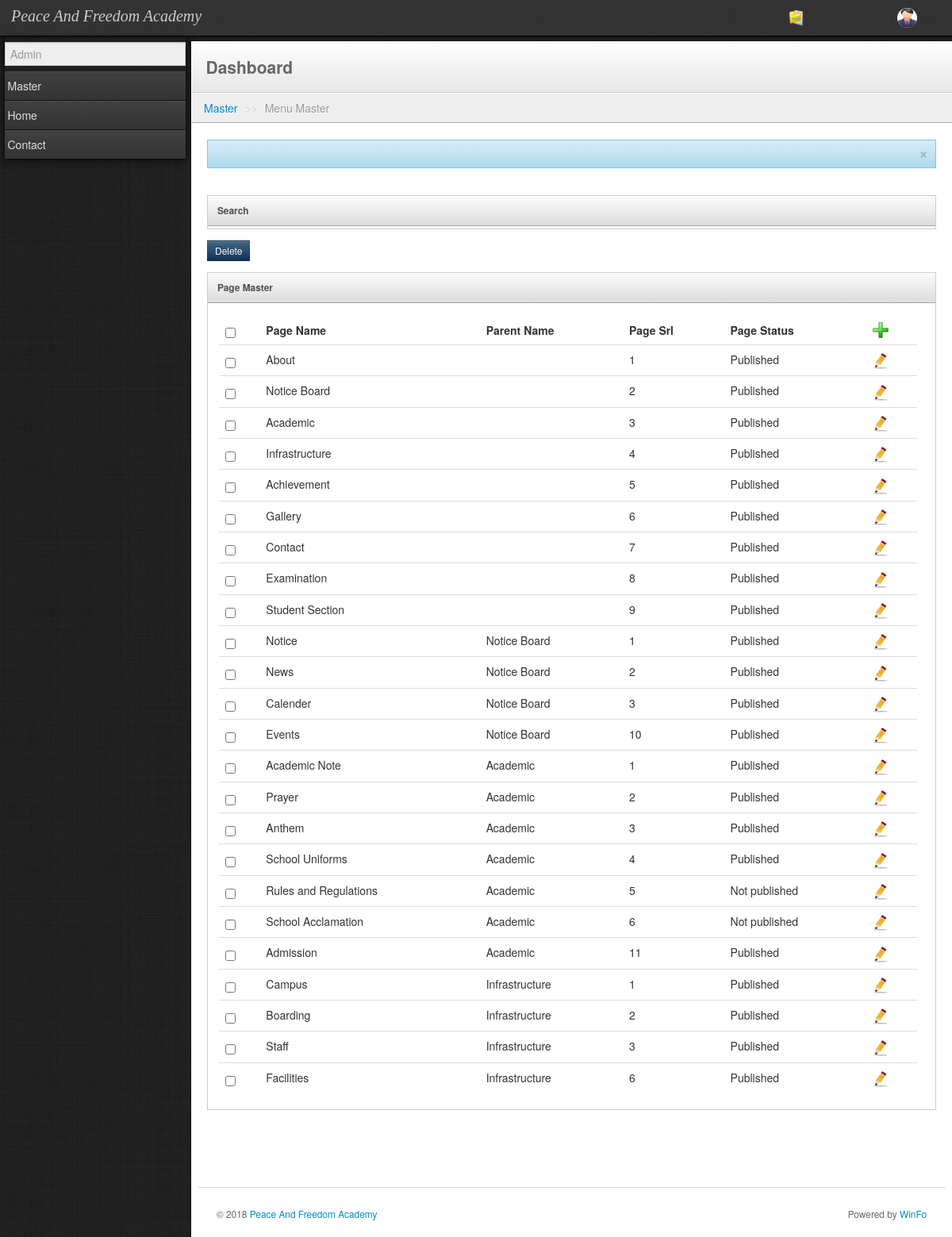
/admin-panel/page-master.php (signed in), run on the app's committed database.
### tables this page shows
CREATE TABLE `menu_master` (
  `mid` int(4) NOT NULL AUTO_INCREMENT,
  `parent_id` int(4) DEFAULT NULL,
  `sub_id` int(5) NOT NULL,
  `murl` varchar(50) DEFAULT NULL,
  `title` varchar(50) DEFAULT NULL,
  `srl` int(4) DEFAULT NULL,
  `mbody` varchar(50) DEFAULT NULL,
  `img_nm` varchar(30) DEFAULT NULL,
  `show_tag` varchar(1) NOT NULL DEFAULT 'T',
  PRIMARY KEY (`mid`)
);

CREATE TABLE `page_master` (
  `page_id` int(5) NOT NULL AUTO_INCREMENT,
  `page_name` varchar(50) NOT NULL,
  `page_link` varchar(50) DEFAULT NULL,
  `parent_id` int(5) NOT NULL,
  `page_content` text NOT NULL,
  `page_photo` text,
  `srl` int(5) DEFAULT NULL,
  `show_tag` varchar(1) NOT NULL DEFAULT 'T',
  PRIMARY KEY (`page_id`)
);

### admin-panel/inc/operator_class.php (called while the page is built, shortened)
<?php
class Session
{
    var $SessionName='Default';
    function Get($Setting,$Default='')
    {
        if(isset($_SESSION[$this->SessionName][$Setting]) && !empty($_SESSION[$this->SessionName][$Setting]))
            return $_SESSION[$this->SessionName][$Setting];
        else
            return $Default;
    }
}
?>

### admin-panel/page-master.php (the view, shortened to what this page needs)
<?php
include('./header.php');
?>
<?php
include('./side-bar.php');
?>
<?php
include('./header-bottom.php');
?>
<?php
$name = isset($_POST['name']) ? $_POST['name'] : '';
$sub = isset($_POST['sub']) ? $_POST['sub'] : '';
?>
        <div class="container-fluid">
            <div class="row-fluid">
<div class="row-fluid">
    <div class="alert alert-info">
        <button type="button" class="close" data-dismiss="alert">×</button>
       <div id="sub"><?php echo $sub; ?></div>
    </div>
</div>
         <form name="form1" method="post" enctype="multipart/form-data" onSubmit="return validate()">
<div class="row-fluid">
<div class="block span12">
      <a href="#page-stats1" class="block-heading" data-toggle="collapse">Search</a>
        <div id="page-stats1" class="block-body collapse out">
        </div>
    </div>
</div>
<input type="submit" name="delete" id="delete" value="Delete"  class="btn btn-primary btn-small" />
<div class="row-fluid">
<div class="block span16">
        <p class="block-heading">Page Master </p>
        <div class="block-body">
     <div class="CSSTableGenerator" style="width:99%; -moz-width:500%;">
           <table class="table" id="tab1">
              <thead>
                <tr>
                  <th><input type="checkbox" name="checkAll" id="checkAll" /></th>
                  <th>Page Name</th>
                  <th>Parent Name</th>
                  <th>Page Srl</th>
                  <th>Page Status</th>
                  <th><a href="./page-insert.php"><img src="images/add.png" style="height:20px; "/></a></th>
                </tr>
              </thead>
              <tbody>
            <?php
             $sql=" select page_id,page_name,parent_id,page_content,srl,show_tag ";
             $sql.=" from page_master ";
             $sql.="order by parent_id,srl ";
               $sth = $conn->prepare($sql);
               $sth->bindParam(':name', $name);
               $sth->execute();
               $row = $sth->fetchAll();
               foreach ($row as $key => $value)
               {
                $page_id=$value['page_id'];
                $page_name=$value['page_name'];
                $parent_id=$value['parent_id'];
                $show_tag=$value['show_tag'];
                $srl=$value['srl'];
             ?>
                <tr>
                <td><input type="checkbox" name="check[]" id="check" value="<?php echo $page_id; ?>"/></td>
                  <td><?php echo $page_name; ?></td>
                  <td><?php
              if($parent_id>0)
                 {
                  $sqlc=" select page_name ";
                  $sqlc.=" from page_master ";
                  $sqlc.="where page_id=:parent_id ";
                  $sthc = $conn->prepare($sqlc);
                  $sthc->bindParam(':parent_id', $parent_id);
                  $sthc->execute();
                  $rowc = $sthc->fetch();
                  $c_page_name=$rowc['page_name'];
                  echo $c_page_name;
             }
    ?>
        </td>
        <td><?php  echo $srl; ?></td>
        <td>
          <?php
           if($show_tag=='T'){
            $show_tag='Published';
           }else{
             $show_tag='Not published';
           }
            echo $show_tag; ?>
        </td>
                  <td><a href="page-edit.php?hr_id=<?php echo $page_id; ?>"><img src="images/edit.png" style="height:20px;" /></a></td>
                </tr>
         <?php
    }
    ?>
              </tbody>
            </table>
            </div>
        </div>
    </div>
</div>
         </form>
<?php
include('./footer.php');
?>

### admin-panel/side-bar.php (shortened to what this page needs)
<div class="sidebar-nav">
        <form class="search form-inline">
            <input type="text" name="search" id="search" placeholder="<?php echo $ses_user_nm; ?>" readonly="readonly" >
        </form>
        <?php
        $sql="select * from menu_master ";
        $sql.="where parent_id='0' and show_tag='T' ";
        $sql.="order by srl";
        $sth = $conn->prepare($sql);
        $sth->execute();
        $row = $sth->fetchAll();
        foreach ($row as $key => $value)
        {
              $mbody=$value['mbody'];
              $murl=$value['murl'];
              $mid1=$value['mid'];
        ?>
       <?php
        $sqlc ="select count(mid) as cnt from menu_master ";
        $sqlc.="where parent_id=:mid1 and show_tag='T' ";
        $sthc = $conn->prepare($sqlc);
        $sthc->bindParam(':mid1', $mid1);
        $sthc->execute();
        $rowc = $sthc->fetchAll();
        foreach ($rowc as $keyc => $valuec)
        {
        $cnt=$valuec['cnt'];
        }
        if($cnt>=1){
          $murl1="#$mbody-menu";
        }
        else{
            $murl1="./$murl";
        }
        ?>
 <a href="<?php echo $murl1; ?>" class="nav-header" <?php if($cnt>=1){?>data-toggle="collapse"<?php }?>><?php echo $mbody; ?></a>
         <?php
  }
    ?>
  </div>

### admin-panel/header-bottom.php (shortened to what this page needs)
<div class="content">
        <div class="header">
             <h1 class="page-title"><a href="index.php" style="color:#666;">Dashboard</a></h1>
        </div>
        <ul class="breadcrumb">
        <?php
		 $sql_p="select mbody,parent_id,sub_id from menu_master ";
         $sql_p.="where murl=:current_page ";
         $sthp = $conn->prepare($sql_p);
	     $sthp->bindParam(':current_page', $current_page);
	     $sthp->execute();
	     $rowp = $sthp->fetchAll();
		 foreach ($rowp as $keyp => $valuep)
		 {
			$mbody_p=$valuep['mbody'];
			$parent_id_p=$valuep['parent_id'];
		 }
		if(!empty($parent_id_p))
		{
		 $sql_h="select mbody from menu_master ";
         $sql_h.="where mid=:parent_id_p ";
         $sthh = $conn->prepare($sql_h);
	     $sthh->bindParam(':parent_id_p', $parent_id_p);
	     $sthh->execute();
	     $rowh = $sthh->fetchAll();
		 foreach ($rowh as $keyh => $valueh)
		 {
			$mbody_h=$valueh['mbody'];
		 }
		?>
        <li><a href="index.php"><?php echo $mbody_h; ?></a></li>
        <?php
		}
			?>
			 <li class="active">
			 	<?php  if($current_page!="index.php")
			 	{ if(!empty($parent_id_p))
			 	{
			 	?>
			 	<span class="divider">>></span>
			 	<?php
			 	}}
			 	echo $mbody_p;
			 	?>
			 </li>
        </ul>

### data on the page
menu_master: mbody "Master"
menu_master: mbody "Home"
menu_master: mbody "Contact"
menu_master: mbody "Menu Master"
page_master: page_name "About", srl "1", show_tag "Published"
page_master: page_name "Notice Board", srl "2", show_tag "Published"
page_master: page_name "Academic", srl "3", show_tag "Published"
page_master: page_name "Infrastructure", srl "4", show_tag "Published"
page_master: page_name "Achievement", srl "5", show_tag "Published"
page_master: page_name "Gallery", srl "6", show_tag "Published"
page_master: page_name "Contact", srl "7", show_tag "Published"
page_master: page_name "Examination", srl "8", show_tag "Published"
page_master: page_name "Student Section", srl "9", show_tag "Published"
page_master: page_name "Notice", page_master.page_name "Notice Board", srl "1", show_tag "Published"
page_master: page_name "News", page_master.page_name "Notice Board", srl "2", show_tag "Published"
page_master: page_name "Calender", page_master.page_name "Notice Board", srl "3", show_tag "Published"
page_master: page_name "Events", page_master.page_name "Notice Board", srl "10", show_tag "Published"
page_master: page_name "Academic Note", page_master.page_name "Academic", srl "1", show_tag "Published"
page_master: page_name "Prayer", page_master.page_name "Academic", srl "2", show_tag "Published"
page_master: page_name "Anthem", page_master.page_name "Academic", srl "3", show_tag "Published"
page_master: page_name "School Uniforms", page_master.page_name "Academic", srl "4", show_tag "Published"
page_master: page_name "Rules and Regulations", page_master.page_name "Academic", srl "5", show_tag "Not published"
page_master: page_name "School Acclamation", page_master.page_name "Academic", srl "6", show_tag "Not published"
page_master: page_name "Admission", page_master.page_name "Academic", srl "11", show_tag "Published"
page_master: page_name "Campus", page_master.page_name "Infrastructure", srl "1", show_tag "Published"
page_master: page_name "Boarding", page_master.page_name "Infrastructure", srl "2", show_tag "Published"
page_master: page_name "Staff", page_master.page_name "Infrastructure", srl "3", show_tag "Published"
page_master: page_name "Facilities", page_master.page_name "Infrastructure", srl "6", show_tag "Published"

### other printed values
$ses_comp_nm "Peace And Freedom Academy"
